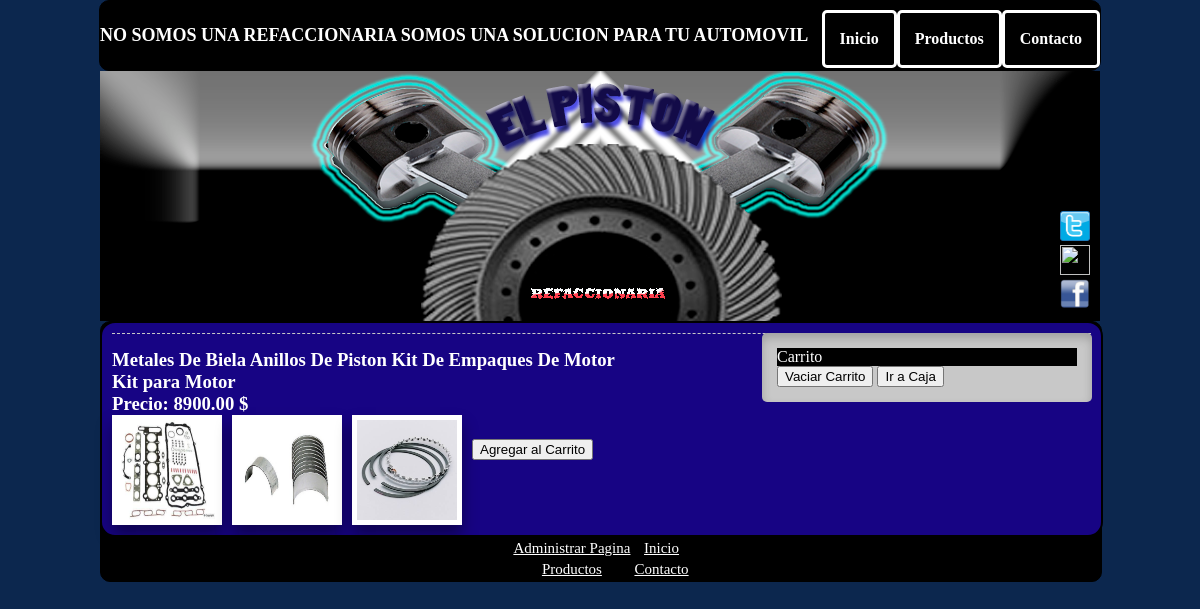
Page /Refaccionaria/detalleproducto.php?id=3 on the committed database.
### tables this page shows
CREATE TABLE IF NOT EXISTS `productos` (
  `idproducto` int(100) NOT NULL AUTO_INCREMENT,
  `nombre` varchar(100) DEFAULT NULL,
  `descripcion` varchar(100) DEFAULT NULL,
  `precio` float(10,2) DEFAULT NULL,
  `existencias` int(100) DEFAULT NULL,
  `categoria` varchar(100) NOT NULL,
  `promocion` int(1) DEFAULT NULL,
  `preciopromo` float(10,2) DEFAULT NULL,
  `activado` int(1) DEFAULT NULL,
  PRIMARY KEY (`idproducto`),
  UNIQUE KEY `nombre` (`nombre`)
);

CREATE TABLE IF NOT EXISTS `imagenesproductos` (
  `id` int(100) NOT NULL AUTO_INCREMENT,
  `idproducto` int(100) DEFAULT NULL,
  `imagen` varchar(100) DEFAULT NULL,
  `titulo` varchar(100) DEFAULT NULL,
  `descripcion` varchar(100) DEFAULT NULL,
  PRIMARY KEY (`id`),
  KEY `idproducto` (`idproducto`)
);

### Refaccionaria/detalleproducto.php (the view, shortened to what this page needs)
<?php include "php/cabecera.php"?>
<?php
$conexion = mysqli_connect("localhost", "piston", "", "bdrefaccionaria");
mysqli_set_charset($conexion, "utf8");
$peticion = "SELECT * FROM productos WHERE idproducto=".$_GET['id']." LIMIT 1";
$resultado = mysqli_query($conexion, $peticion);
while($fila = mysqli_fetch_array($resultado))
{
	echo "<article>";
	echo "<h3>".$fila['nombre']."<h3>";
	echo "<p>".$fila['descripcion']."</p>";
	echo "<p>Precio: ".$fila['precio']." $</p>";
	$peticion2 = "SELECT * FROM imagenesproductos WHERE idproducto = ".$fila['idproducto'];
	$resultado2 = mysqli_query($conexion, $peticion2);
	while($fila2 = mysqli_fetch_array($resultado2))
	{
		echo "<a href='php/muestraimagen.php?id=".$fila2['id']."'><img src='photo/".$fila2['imagen']."' width=100px height=100px></a>";
	}
	echo "<br>";
	echo "<button value='".$fila['idproducto']."' class='botoncompra'>Agregar al Carrito</button>";
	echo "</article>";
}
?>
<?php include "php/piedepagina.php"?>

### Refaccionaria/css/estilo1000.css (style rules this page uses)
h1,h2,h3,p { margin:0px; padding:0px; }
article a { color:black; text-decoration:none; }
article { border-top:1px dashed rgb(200,200,200); padding-top:15px; padding-bottom:15px; }
article img { margin-right:10px; border:5px solid white; float:left; box-shadow:0px 10px 15px rgba(0,0,0,0.4); }
article { clear:both; }

### rows in the picture
productos: nombre "Metales De Biela Anillos De Piston Kit De Empaques De Motor", descripcion "Kit para Motor", precio "8900.00", $fila['idproducto'] 3 (drawn)
imagenesproductos: imagen (picture)
imagenesproductos: imagen (picture)
imagenesproductos: imagen (picture)
